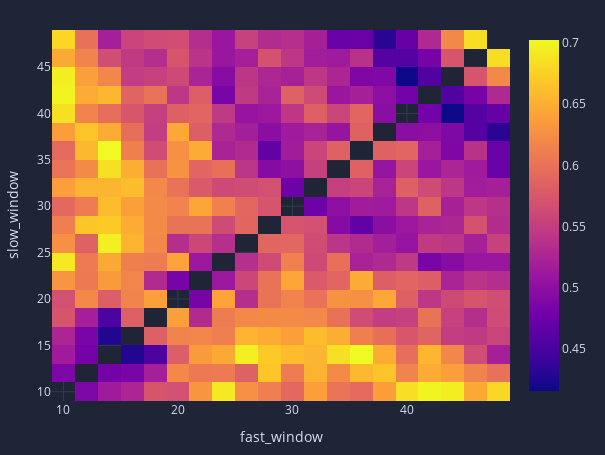

Notebook code cell kept with this figure:
### Markdown cell above
## 5. Visualizing the Optimization (Heatmap)

This heatmap shows the Sharpe Ratio for every combination of Fast/Slow windows.

- Yellow/Red: High performance.
- Blue: Low performance.

_Note: If you see scattered yellow spots, it's likely noise (overfitting). If you see large yellow regions, the strategy is robust._

### Code cell
# Aggregate Sharpe Ratio across all assets
mean_sharpe = pf_opt.sharpe_ratio().groupby(['fast_window', 'slow_window']).mean()

# Plot Heatmap
fig = mean_sharpe.vbt.heatmap(
    x_level='fast_window', 
    y_level='slow_window',
    symmetric=True
)
fig.write_image('sharpe_heatmap.svg')
fig.show()

# Find the absolute best parameters
best_params = mean_sharpe.idxmax()
print(f"Best Parameters found: Fast={best_params[0]}, Slow={best_params[1]}")
print(f"Sharpe at best params: {mean_sharpe.max():.2f}")

### Figure 1 — Plotly figure (JSON) as saved in the notebook; plotly's stock layout.template omitted (floating-point values rounded to 4 significant figures; data arrays with more than 128 entries replaced by an {"elided": "..."} marker saying what was removed)
{"data": [{"colorscale": [[0, "#0d0887"], [0.1111, "#46039f"], [0.2222, "#7201a8"], [0.3333, "#9c179e"], [0.4444, "#bd3786"], [0.5556, "#d8576b"], [0.6667, "#ed7953"], [0.7778, "#fb9f3a"], [0.8889, "#fdca26"], [1, "#f0f921"]], "hoverongaps": false, "hovertemplate": "fast_window: %{x}<br>slow_window: %{y}<br>value: %{z}<extra></extra>", "type": "heatmap", "uid": "2d85feef-0d4f-4d79-a4bd-fd66f5ceca89", "x": [10, 12, 14, 16, 18, 20, 22, 24, 26, 28, 30, 32, 34, 36, 38, 40, 42, 44, 46, 48], "y": [10, 12, 14, 16, 18, 20, 22, 24, 26, 28, 30, 32, 34, 36, 38, 40, 42, 44, 46, 48], "z": {"elided": "20x20 float values"}}], "layout": {"height": 455, "legend": {"orientation": "h", "traceorder": "normal", "x": 1, "xanchor": "right", "y": 1.02, "yanchor": "bottom"}, "margin": {"b": 30, "l": 30, "r": 30, "t": 30}, "width": 605, "xaxis": {"title": {"text": "fast_window"}}, "yaxis": {"title": {"text": "slow_window"}}}}
